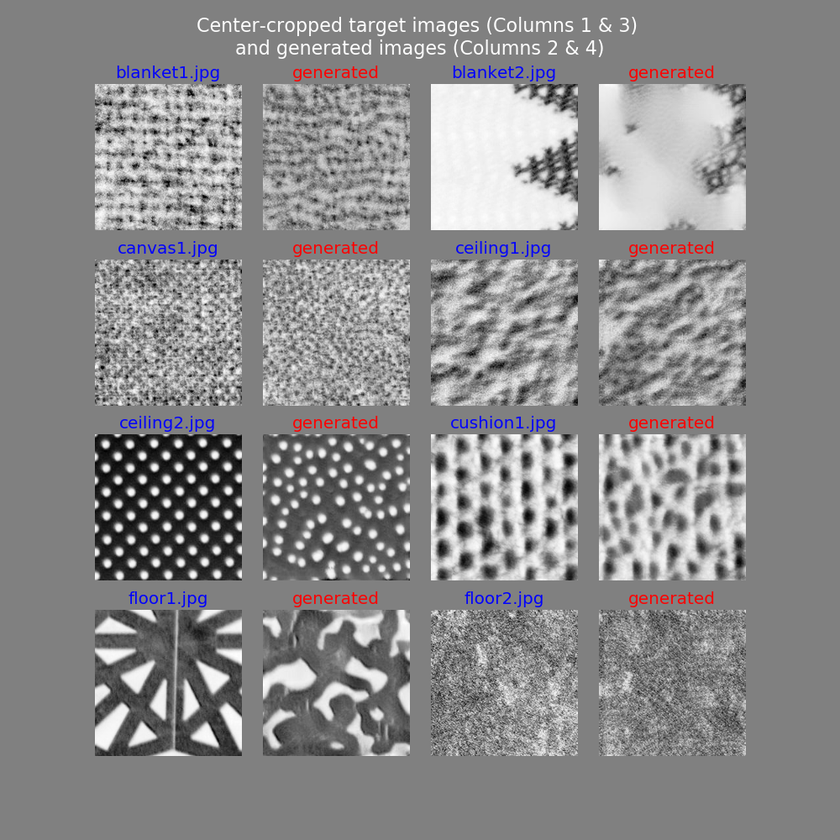
#> input picture preprocessing/texture/image_collection/collection_0.png, 840 x 840 px, shrunk from 1000 x 1000 before the run
$ python -i shadow_reduction.py   (imports and definitions only)   (older library calls are emulated)
#> lines starting #> are read from the running program, lines starting #| are printed output that depends on the picture
#> further down, picture is the input picture: shape (840, 840, 3); mean B, G, R 139, 138, 138.9
import cv2
import numpy as np

def norm_dilate_median(origin_img):
    result_planes = []
    result_norm_planes = []
    plane = origin_img.astype(np.uint8)
    dilated_img = cv2.dilate(plane, np.ones((7,7), np.uint8))
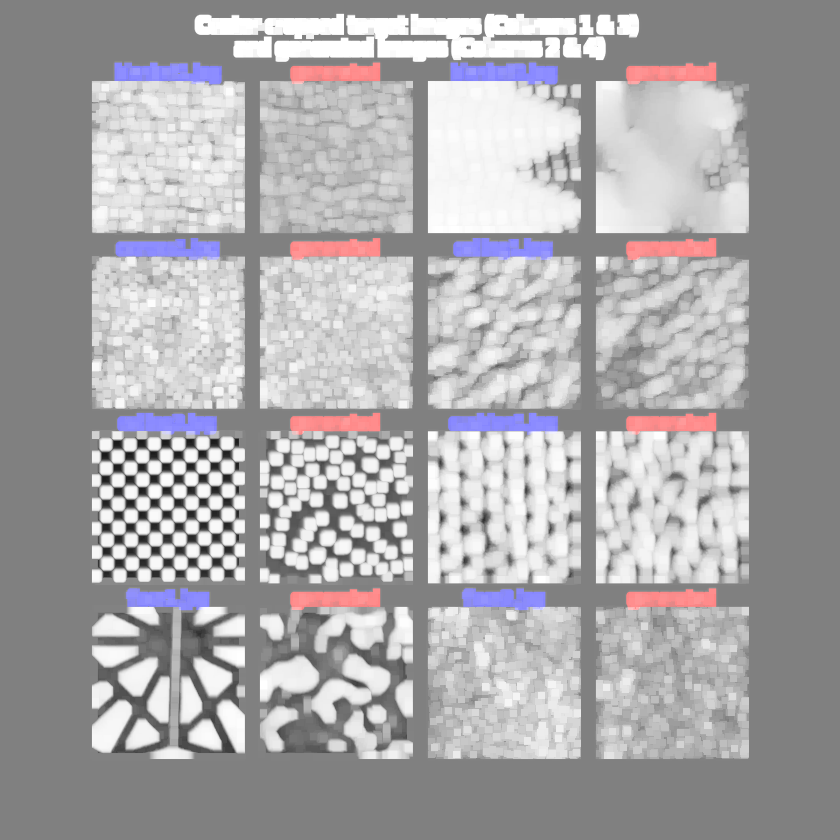
#> dilated_img: shape (840, 840, 3); mean B, G, R 170.1, 168, 169.8
    bg_img = cv2.medianBlur(dilated_img, 21)
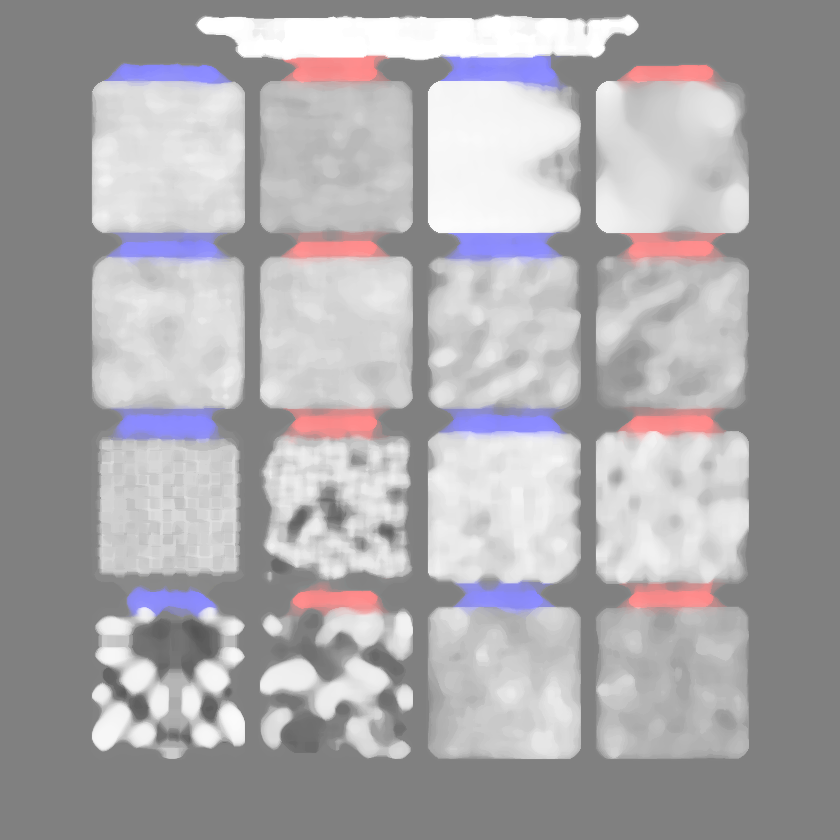
#> bg_img: shape (840, 840, 3); mean B, G, R 171.7, 168.9, 171.2
    cv2.absdiff(plane, bg_img)
    diff_img = 255 - cv2.absdiff(plane, bg_img)
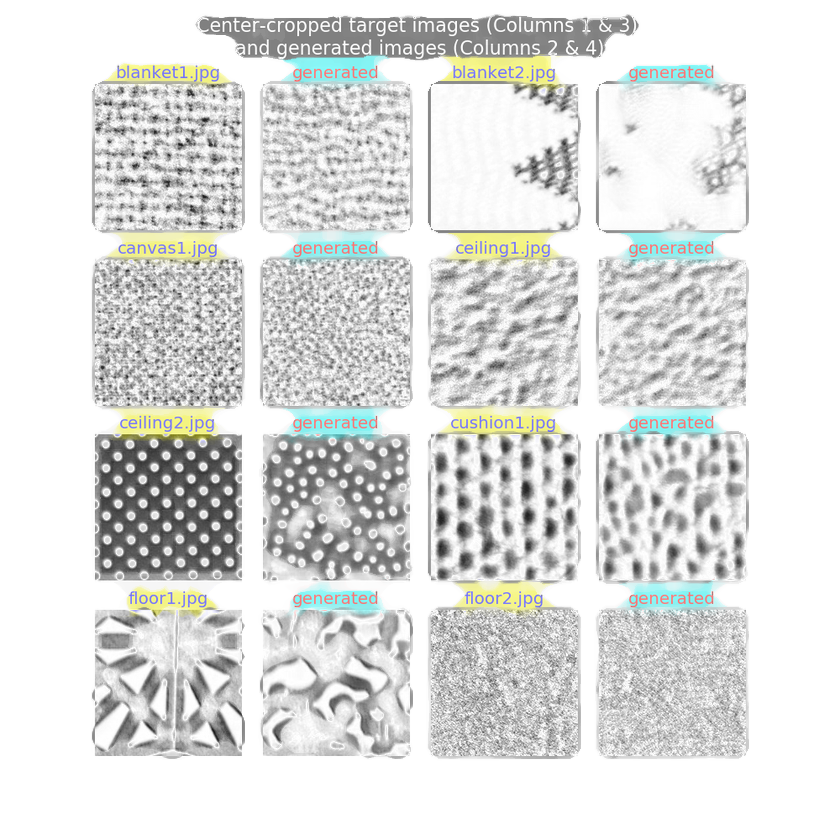
#> diff_img: shape (840, 840, 3); mean B, G, R 221.3, 223.1, 221.7
    norm_img= diff_img
    norm_img = cv2.normalize(diff_img, norm_img, alpha=0,
                             beta=255, norm_type=cv2.NORM_MINMAX,
                             dtype=cv2.CV_8UC1)
    result_planes.append(diff_img)
    result_norm_planes.append(norm_img)

    result = cv2.merge(result_planes)
    result_norm = cv2.merge(result_norm_planes)

    return result_norm

def adaptiveThreshold(origin_img):
    return cv2.adaptiveThreshold(origin_img.astype(np.uint8) ,255,cv2.ADAPTIVE_THRESH_GAUSSIAN_C, cv2.THRESH_BINARY,11,5)

>>> import cv2
>>> picture = cv2.imread('texture/image_collection/collection_0.png')
>>> result = norm_dilate_median(picture)

$ run again, on preprocessing/texture/image_collection/collection_1.png
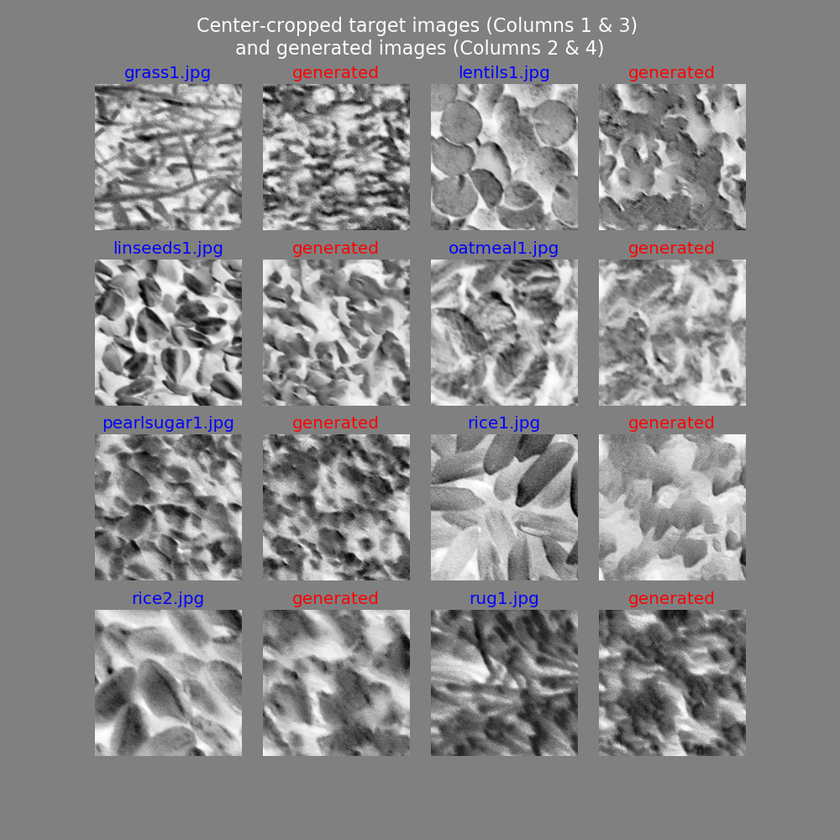
#> input picture preprocessing/texture/image_collection/collection_1.png, 840 x 840 px, shrunk from 1000 x 1000 before the run
#> picture is the input picture: shape (840, 840, 3); mean B, G, R 137.2, 136.3, 137.2
#> in norm_dilate_median, `bg_img = cv2.medianBlur(dilated_img, 21)`:
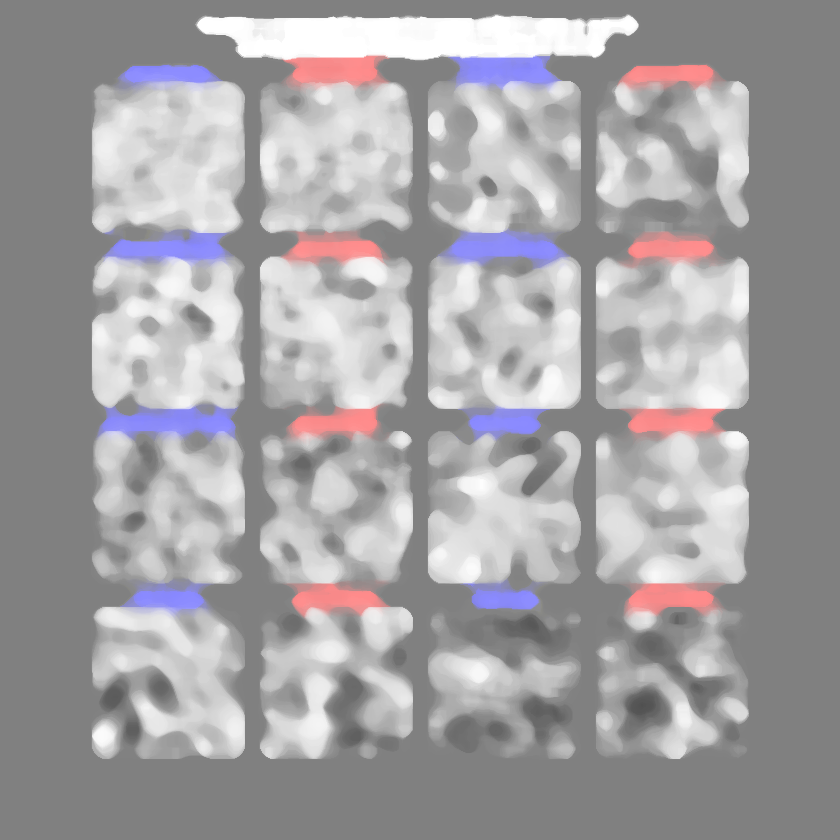
#> bg_img: shape (840, 840, 3); mean B, G, R 164.3, 161.7, 164.1
#> in norm_dilate_median, `diff_img = 255 - cv2.absdiff(plane, bg_img)`:
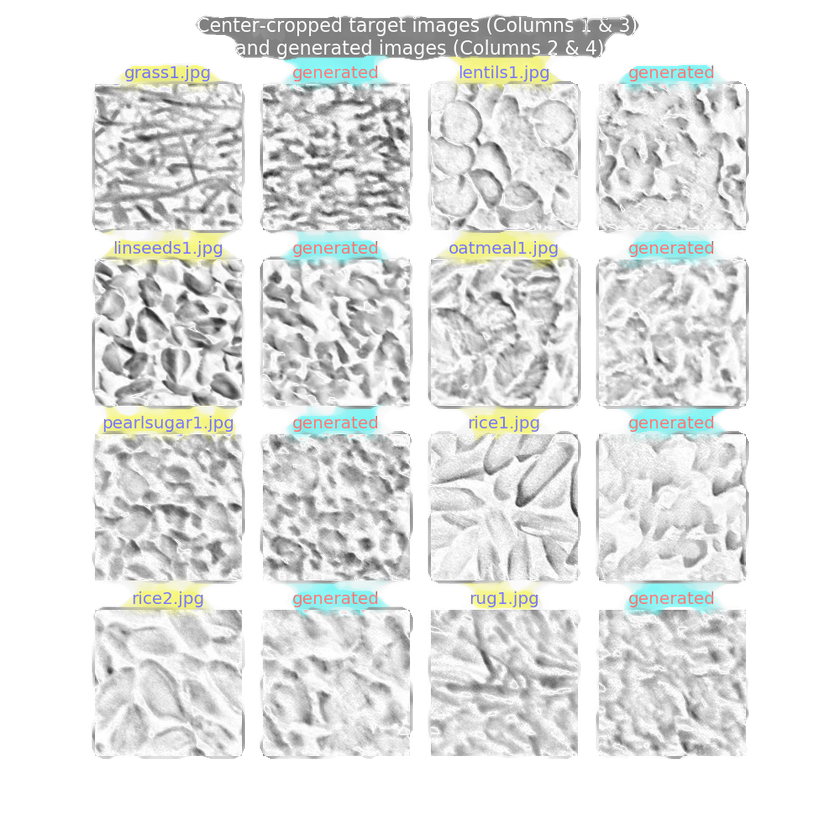
#> diff_img: shape (840, 840, 3); mean B, G, R 227.1, 228.7, 227.2

$ run again, on preprocessing/texture/image_collection/collection_2.png
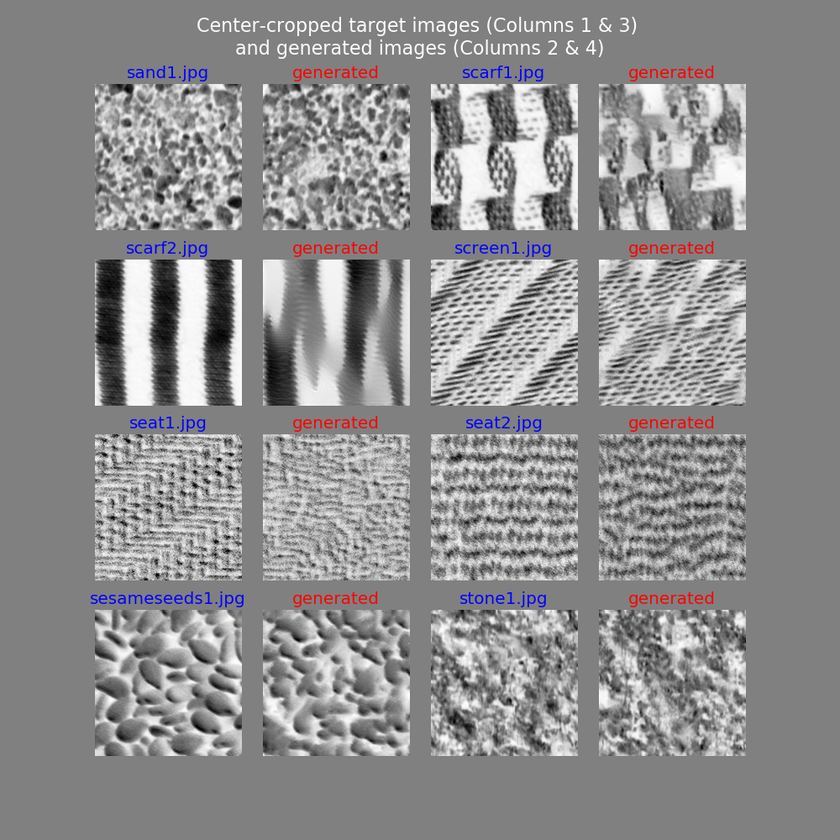
#> input picture preprocessing/texture/image_collection/collection_2.png, 840 x 840 px, shrunk from 1000 x 1000 before the run
#> picture is the input picture: shape (840, 840, 3); mean B, G, R 142.2, 141.3, 142.2
#> in norm_dilate_median, `bg_img = cv2.medianBlur(dilated_img, 21)`:
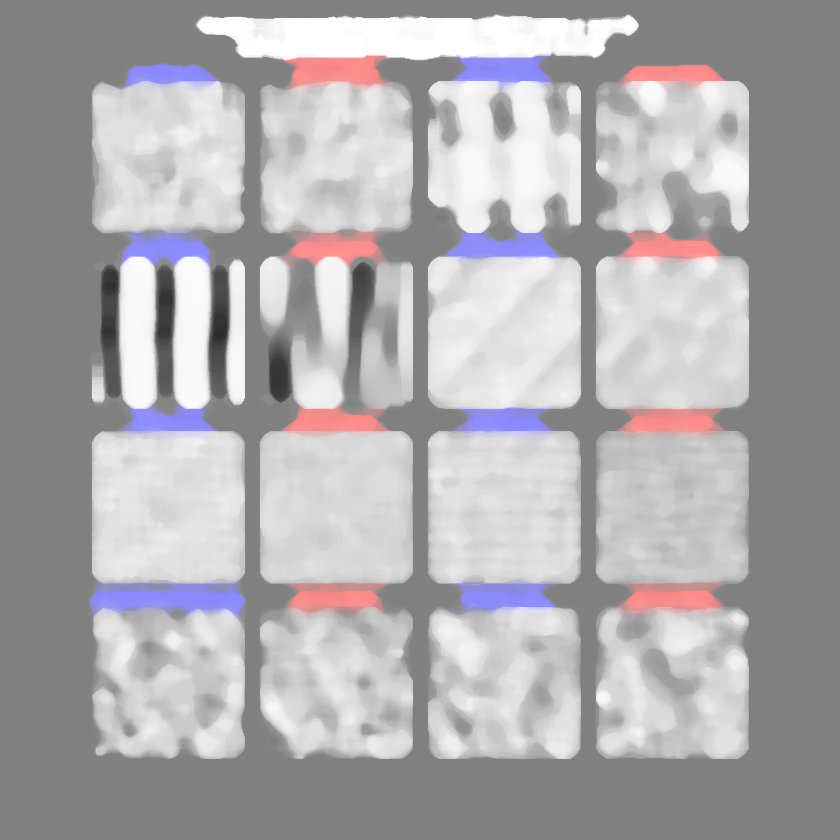
#> bg_img: shape (840, 840, 3); mean B, G, R 174.4, 171.7, 174.2
#> in norm_dilate_median, `diff_img = 255 - cv2.absdiff(plane, bg_img)`:
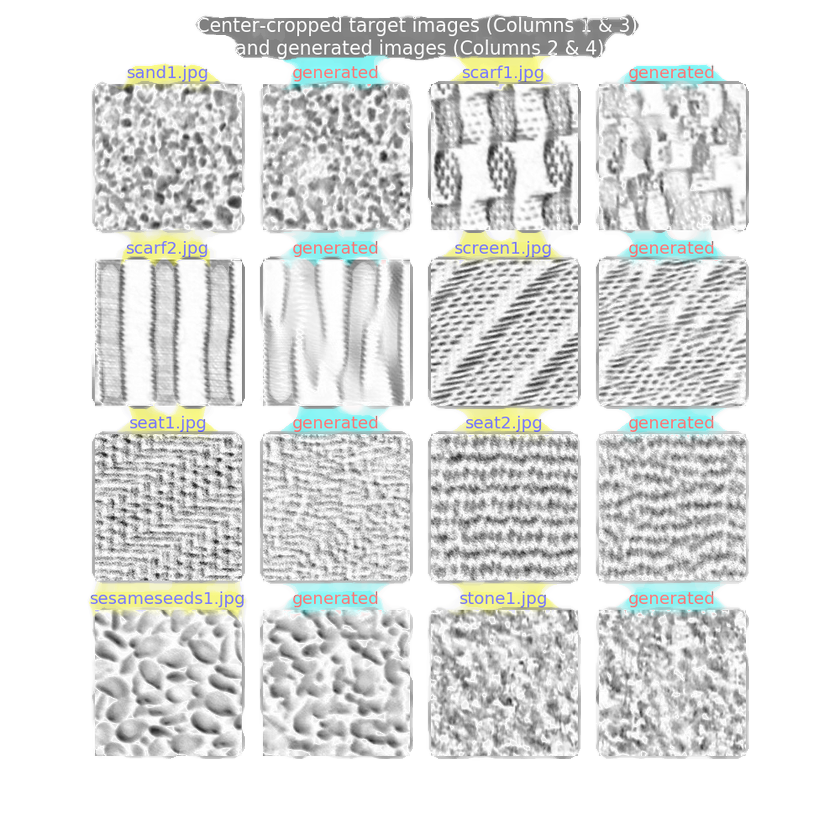
#> diff_img: shape (840, 840, 3); mean B, G, R 222.1, 223.8, 222.3

$ run again, on preprocessing/texture/image_collection/collection_3.png
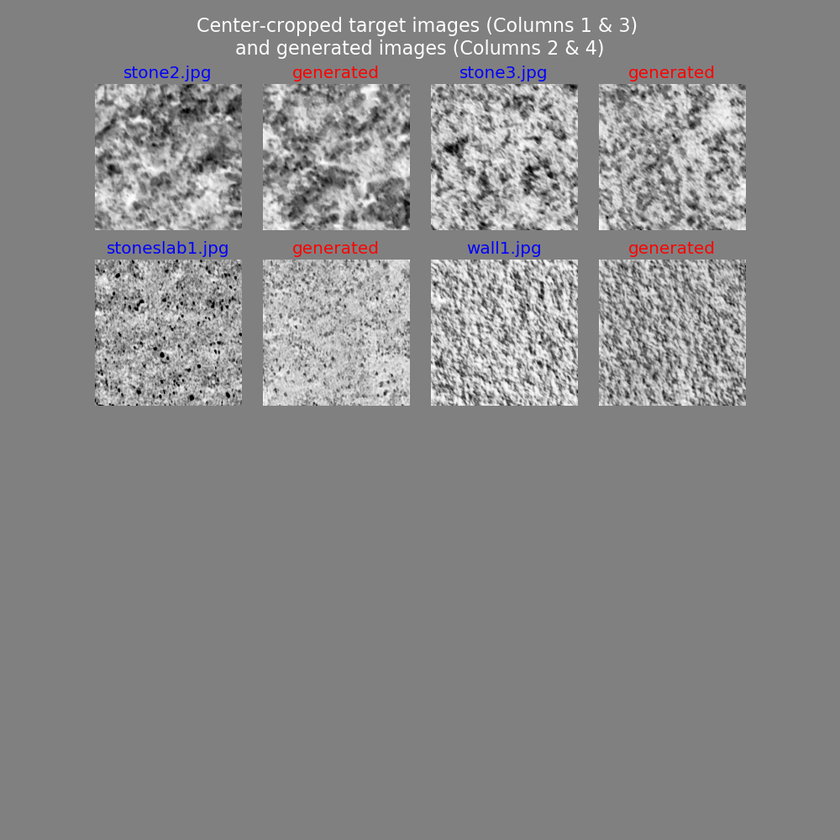
#> input picture preprocessing/texture/image_collection/collection_3.png, 840 x 840 px, shrunk from 1000 x 1000 before the run
#> picture is the input picture: shape (840, 840, 3); mean B, G, R 137, 136.5, 136.9
#> in norm_dilate_median, `bg_img = cv2.medianBlur(dilated_img, 21)`:
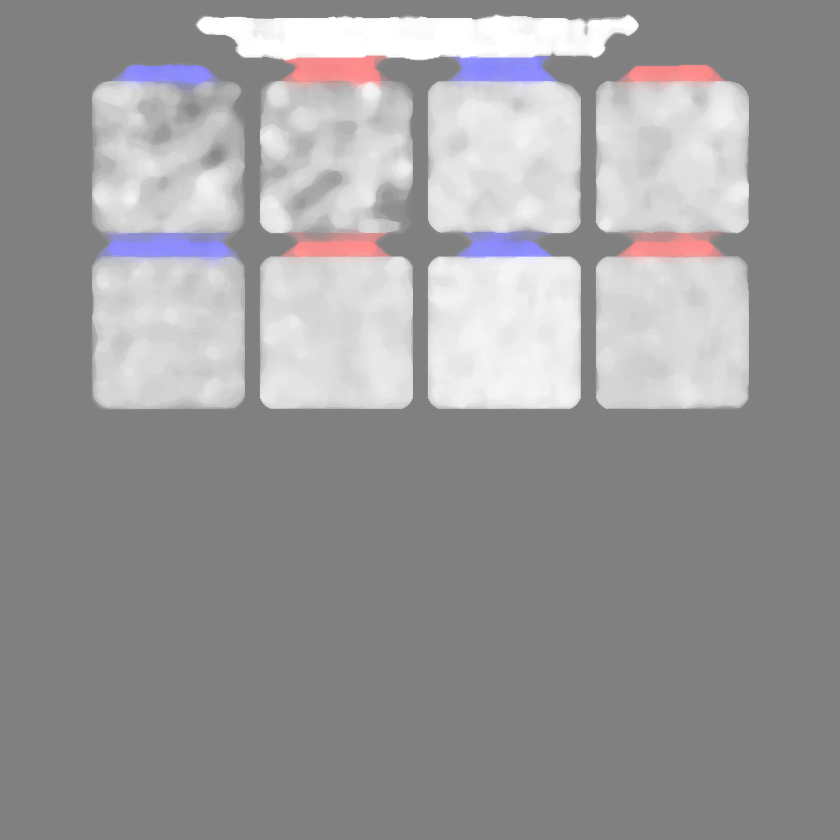
#> bg_img: shape (840, 840, 3); mean B, G, R 154.6, 153.4, 154.5
#> in norm_dilate_median, `diff_img = 255 - cv2.absdiff(plane, bg_img)`:
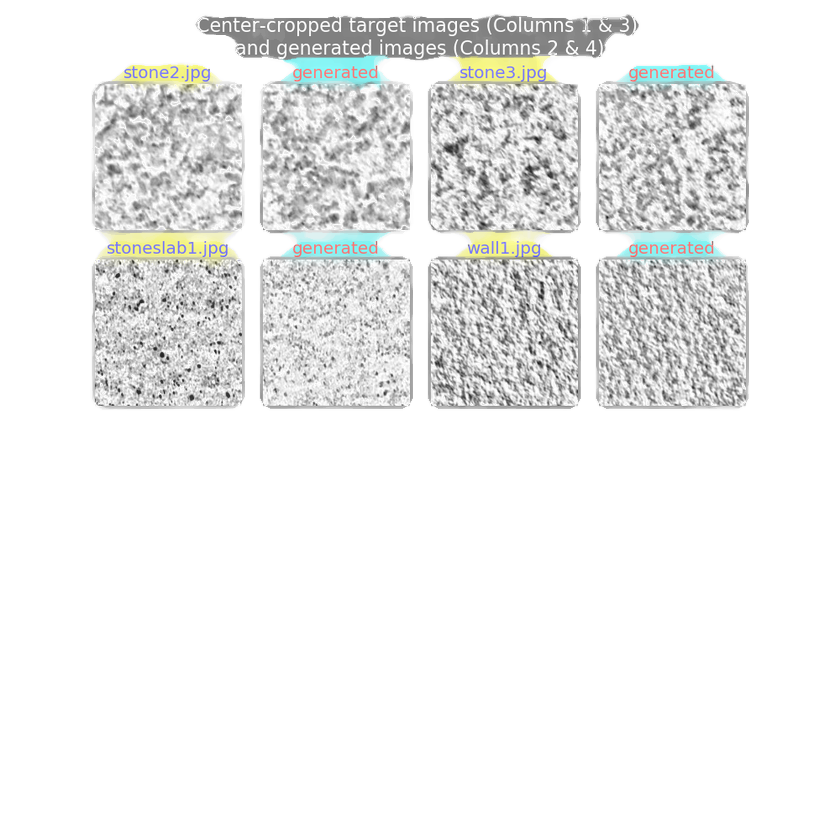
#> diff_img: shape (840, 840, 3); mean B, G, R 237.1, 237.9, 237.2
